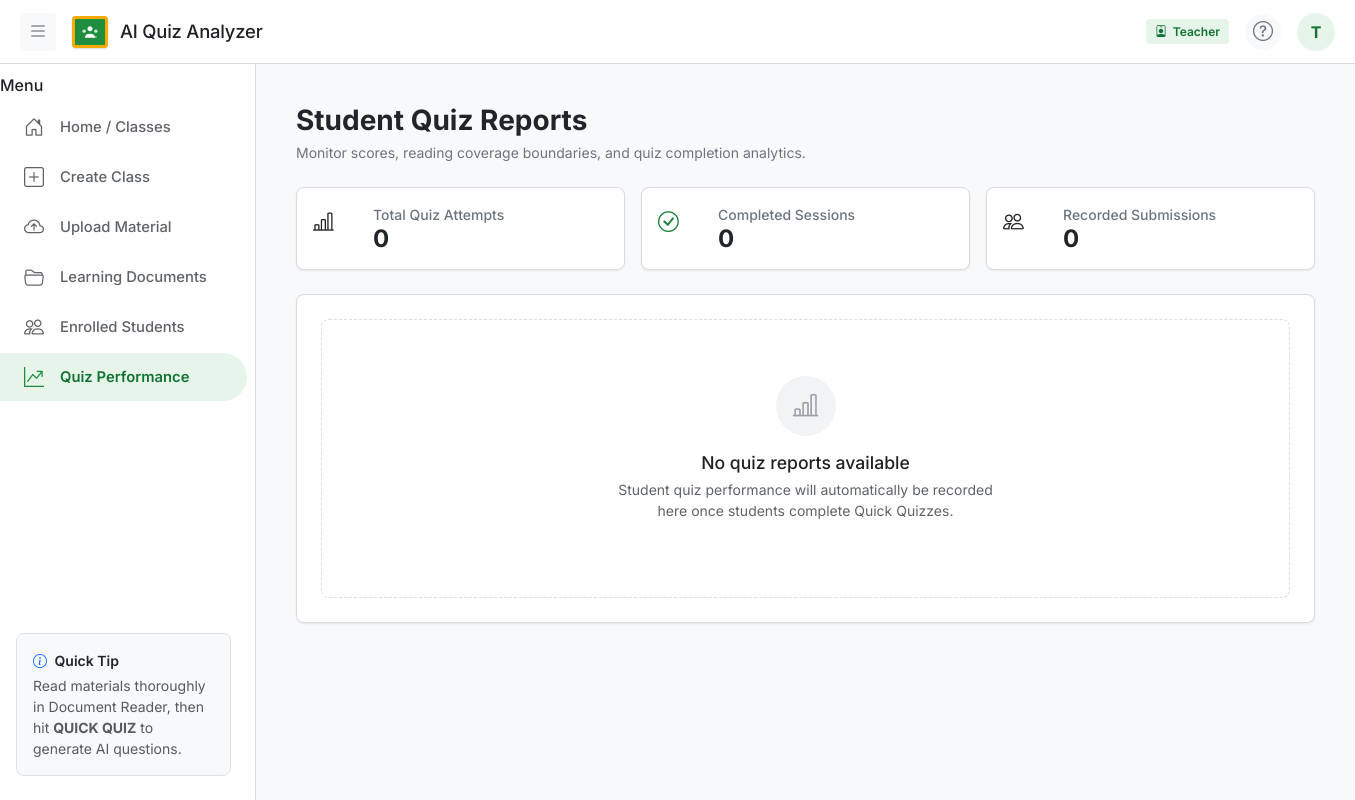
/teacher/reports/ (signed in), run on an earlier commit of the app's database.
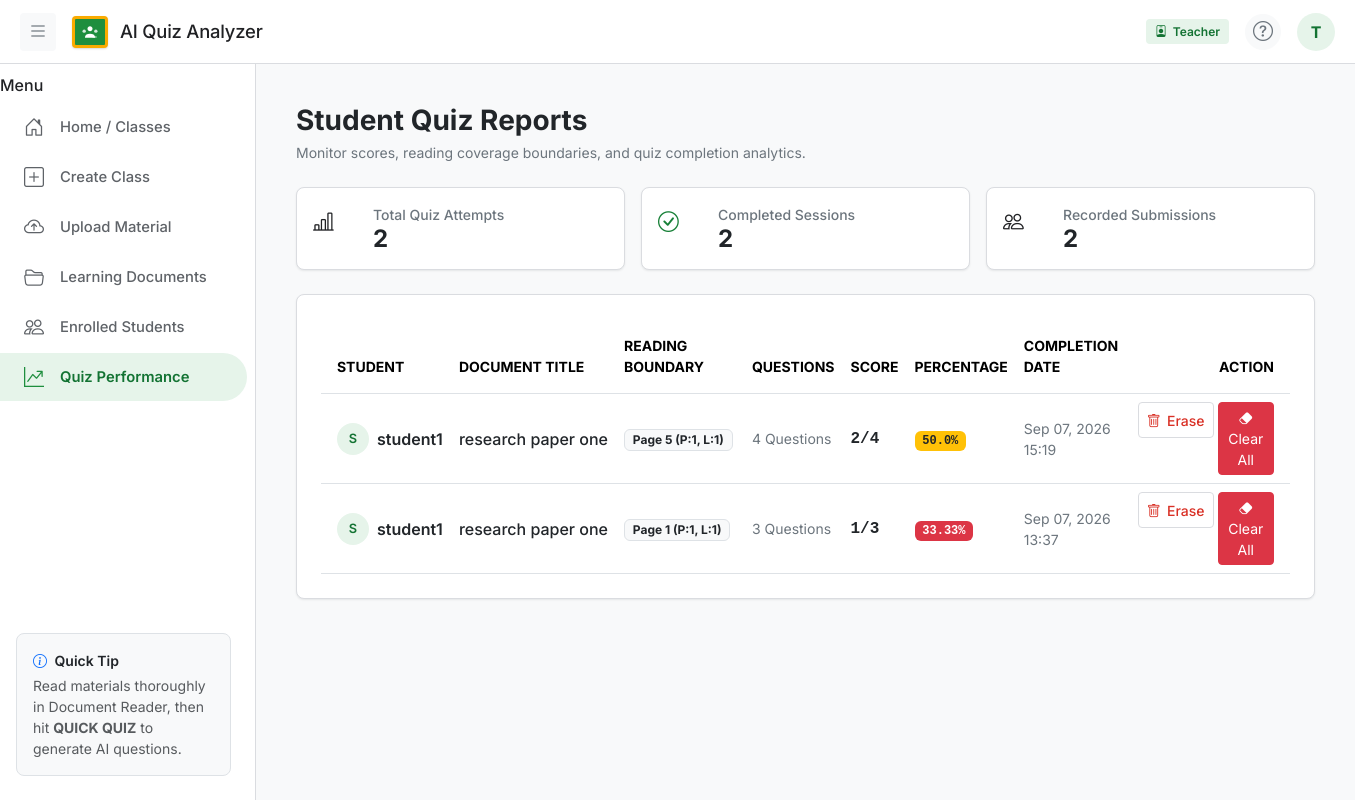
And on a later commit of the database.
### quiz_app/models.py (models this page shows, shortened)
class User(AbstractUser):
    ROLE_CHOICES = (
        ('TEACHER', 'Teacher'),
        ('STUDENT', 'Student'),
    )
    role = models.CharField(max_length=10, choices=ROLE_CHOICES, default='STUDENT')
    @property
    def is_teacher(self):
        return self.role == 'TEACHER'
    @property
    def is_student(self):
        return self.role == 'STUDENT'

class QuizAttempt(models.Model):
    STATUS_CHOICES = (
        ('IN_PROGRESS', 'In Progress'),
        ('COMPLETED', 'Completed'),
    )
    student = models.ForeignKey(User, on_delete=models.CASCADE, related_name='quiz_attempts')
    document = models.ForeignKey(Document, on_delete=models.CASCADE, related_name='quiz_attempts')
    confirmed_page = models.IntegerField()
    confirmed_paragraph = models.IntegerField(default=1)
    confirmed_line = models.IntegerField(default=1)
    started_at = models.DateTimeField(auto_now_add=True)
    completed_at = models.DateTimeField(null=True, blank=True)
    questions_attempted = models.IntegerField(default=0)
    correct_answers = models.IntegerField(default=0)
    wrong_answers = models.IntegerField(default=0)
    score = models.CharField(max_length=20, default='0/0')
    percentage = models.FloatField(default=0.0)
    status = models.CharField(max_length=20, choices=STATUS_CHOICES, default='IN_PROGRESS')
    class Meta:
        ordering = ['-started_at']

class Document(models.Model):
    FILE_TYPE_CHOICES = (
        ('PDF', 'PDF Document'),
        ('PPT', 'PPT Presentation'),
        ('PPTX', 'PPTX Presentation'),
    )
    STATUS_CHOICES = (
        ('PENDING', 'Pending Processing'),
        ('PROCESSING', 'Processing'),
        ('COMPLETED', 'AI Analysis Completed'),
        ('FAILED', 'Processing Failed'),
    )
    classroom = models.ForeignKey(ClassRoom, on_delete=models.CASCADE, related_name='documents')
    title = models.CharField(max_length=255)
    file = models.FileField(upload_to='documents/', null=True, blank=True)
    file_type = models.CharField(max_length=10, choices=FILE_TYPE_CHOICES, default='PDF')
    total_pages = models.IntegerField(default=0)
    upload_date = models.DateTimeField(auto_now_add=True)
    processing_status = models.CharField(max_length=20, choices=STATUS_CHOICES, default='PENDING')

### quiz_app/views.py (the view)
# urls.py: path('teacher/reports/', views.teacher_reports, name='teacher_reports'),
@login_required
def teacher_reports(request):
    if not request.user.is_teacher:
        return redirect('student_dashboard')
    attempts = QuizAttempt.objects.filter(
        document__classroom__teacher=request.user,
        student__role='STUDENT',
        status='COMPLETED'
    ).select_related('student', 'document').order_by('-completed_at')
    return render(request, 'teacher/teacher_reports.html', {'attempts': attempts})

### templates/teacher/teacher_reports.html (shortened to what this page needs)
{% extends 'base.html' %}
{% block content %}
<div class="py-2">
    <div class="d-flex flex-wrap justify-content-between align-items-center gap-3 mb-4">
        <div>
            <h3 class="fw-bold text-dark mb-1">Student Quiz Reports</h3>
            <p class="text-secondary small mb-0">Monitor scores, reading coverage boundaries, and quiz completion analytics.</p>
        </div>
    </div>
    <div class="row g-3 mb-4">
        <div class="col-md-4">
            <div class="gc-card p-3 d-flex align-items-center gap-3">
                <div class="gc-brand-icon" style="width: 44px; height: 44px; font-size: 1.3rem;">
                    <i class="bi bi-bar-chart-line"></i>
                </div>
                <div>
                    <span class="small text-secondary fw-medium d-block">Total Quiz Attempts</span>
                    <h4 class="fw-bold text-dark mb-0">{{ attempts.count }}</h4>
                </div>
            </div>
        </div>
        <div class="col-md-4">
            <div class="gc-card p-3 d-flex align-items-center gap-3">
                <div class="gc-brand-icon" style="width: 44px; height: 44px; font-size: 1.3rem; background: var(--gc-success-bg); color: var(--gc-success);">
                    <i class="bi bi-check-circle"></i>
                </div>
                <div>
                    <span class="small text-secondary fw-medium d-block">Completed Sessions</span>
                    <h4 class="fw-bold text-dark mb-0">{{ attempts.count }}</h4>
                </div>
            </div>
        </div>
        <div class="col-md-4">
            <div class="gc-card p-3 d-flex align-items-center gap-3">
                <div class="gc-brand-icon" style="width: 44px; height: 44px; font-size: 1.3rem; background: var(--gc-warning-bg); color: var(--gc-warning);">
                    <i class="bi bi-people"></i>
                </div>
                <div>
                    <span class="small text-secondary fw-medium d-block">Recorded Submissions</span>
                    <h4 class="fw-bold text-dark mb-0">{{ attempts.count }}</h4>
                </div>
            </div>
        </div>
    </div>
    <div class="gc-card p-4">
        {% if attempts %}
            <div class="table-responsive">
                <table class="table table-hover align-middle mb-0">
                    <thead class="bg-light text-secondary small text-uppercase">
                        <tr>
                            <th class="ps-3 py-3">Student</th>
                            <th class="py-3">Document Title</th>
                            <th class="py-3">Reading Boundary</th>
                            <th class="py-3">Questions</th>
                            <th class="py-3">Score</th>
                            <th class="py-3">Percentage</th>
                            <th class="py-3">Completion Date</th>
                            <th class="pe-3 py-3 text-end">Action</th>
                        </tr>
                    </thead>
                    <tbody>
                        {% for attempt in attempts %}
                        <tr>
                            <td class="ps-3 py-3">
                                <div class="d-flex align-items-center gap-2">
                                    <div class="gc-avatar" style="width: 32px; height: 32px; font-size: 0.8rem;">
                                        {{ attempt.student.username|first|upper }}
                                    </div>
                                    <span class="fw-semibold text-dark">{{ attempt.student.username }}</span>
                                </div>
                            </td>
                            <td class="fw-medium text-dark text-truncate" style="max-width: 180px;">{{ attempt.document.title }}</td>
                            <td>
                                <span class="badge bg-light text-dark border small">
                                    Page {{ attempt.confirmed_page }} (P:{{ attempt.confirmed_paragraph }}, L:{{ attempt.confirmed_line }})
                                </span>
                            </td>
                            <td class="small text-secondary">{{ attempt.questions_attempted }} Questions</td>
                            <td class="fw-bold text-dark font-monospace">{{ attempt.score }}</td>
                            <td>
                                {% if attempt.percentage >= 75 %}
                                    <span class="badge bg-success font-monospace px-2.5 py-1">{{ attempt.percentage }}%</span>
                                {% elif attempt.percentage >= 50 %}
                                    <span class="badge bg-warning text-dark font-monospace px-2.5 py-1">{{ attempt.percentage }}%</span>
                                {% else %}
                                    <span class="badge bg-danger font-monospace px-2.5 py-1">{{ attempt.percentage }}%</span>
                                {% endif %}
                            </td>
                            <td class="text-secondary small">{{ attempt.completed_at|date:"M d, Y H:i" }}</td>
                            <td class="pe-3 text-end">
                                <div class="d-flex justify-content-end gap-1">
                                    <form method="post" action="{% url 'delete_quiz_attempt' attempt.id %}" class="d-inline" onsubmit="return confirm('Erase this attempt by {{ attempt.student.username }} on {{ attempt.document.title }}?');">
                                        <button type="submit" class="btn-gc-danger btn-sm py-1 px-2" title="Erase Attempt">
                                            <i class="bi bi-trash"></i> Erase
                                        </button>
                                    </form>
                                    <form method="post" action="{% url 'clear_student_attempts' attempt.student.id %}" class="d-inline" onsubmit="return confirm('Erase ALL quiz attempts done by student {{ attempt.student.username }}?');">
                                        <button type="submit" class="btn btn-sm btn-danger py-1 px-2" title="Erase All Attempts for this Student" style="border-radius: var(--gc-radius-sm);">
                                            <i class="bi bi-eraser-fill"></i> Clear All
                                        </button>
                                    </form>
                                </div>
                            </td>
                        </tr>
                        {% endfor %}
                    </tbody>
                </table>
            </div>
        {% else %}
            {% include 'components/empty_state.html' with icon_class="bi-bar-chart-line" title="No quiz reports available" description="Student quiz performance will automatically be recorded here once students complete Quick Quizzes." %}
        {% endif %}
    </div>
</div>
{% endblock %}

### templates/base.html (shortened to what this page needs)
{% load static %}
<!DOCTYPE html>
<html lang="en">
<head>
    <link href="https://cdn.jsdelivr.net/npm/bootstrap@5.3.2/dist/css/bootstrap.min.css" rel="stylesheet">
    <link rel="stylesheet" href="https://cdn.jsdelivr.net/npm/bootstrap-icons@1.11.3/font/bootstrap-icons.min.css">
    <link rel="stylesheet" href="{% static 'css/classroom.css' %}">
</head>
<body>
    {% include 'components/topbar.html' %}
    <div class="gc-layout">
        {% include 'components/sidebar.html' %}
        <main class="gc-main">
            {% block content %}{% endblock %}
        </main>
    </div>
</body>
</html>

### templates/components/topbar.html (shortened to what this page needs)
<header class="gc-header">
    <div class="d-flex align-items-center gap-3">
        {% if user.is_authenticated %}
        <button class="btn btn-light btn-sm border-0 text-secondary fs-5 p-1 px-2" type="button" onclick="toggleSidebar()" aria-label="Toggle Navigation">
            <i class="bi bi-list"></i>
        </button>
        {% endif %}
        <a class="gc-brand" href="{% url 'dashboard' %}">
            <div class="gc-chalkboard-logo">
            </div>
            <span class="gc-brand-title">AI Quiz Analyzer</span>
        </a>
    </div>
    {% if user.is_authenticated %}
    <div class="d-flex align-items-center gap-3">
        <span class="badge-gc-role {% if user.is_teacher %}badge-gc-teacher{% else %}badge-gc-student{% endif %} d-none d-md-inline-flex">
            <i class="bi {% if user.is_teacher %}bi-person-badge{% else %}bi-backpack{% endif %}"></i>
            {{ user.get_role_display }}
        </span>
        <button class="btn btn-light rounded-circle text-secondary p-1 d-none d-sm-flex align-items-center justify-content-center" style="width: 36px; height: 36px;" title="Help & Info" data-bs-toggle="modal" data-bs-target="#helpModal">
            <i class="bi bi-question-circle fs-5"></i>
        </button>
        <div class="dropdown">
            <button class="btn btn-light border-0 p-1 rounded-circle d-flex align-items-center justify-content-center" type="button" id="userMenuDropdown" data-bs-toggle="dropdown" aria-expanded="false" style="width: 38px; height: 38px; background: var(--gc-primary-light); color: var(--gc-primary-dark);">
                <span class="fw-bold fs-6">{{ user.username|first|upper }}</span>
            </button>
        </div>
    </div>
    {% endif %}
</header>

### templates/components/sidebar.html (shortened to what this page needs)
{% if user.is_authenticated %}
<aside class="gc-sidebar" id="appSidebar">
    <div>
        <div class="gc-nav-group">
            <h6 class="gc-nav-title">Menu</h6>
            <a href="{% url 'dashboard' %}" class="gc-nav-link ">
                <i class="bi bi-house-door"></i>
                <span>Home / Classes</span>
            </a>
            {% if user.is_teacher %}
            <a href="{% url 'create_class' %}" class="gc-nav-link {% if request.resolver_match.url_name == 'create_class' %}active{% endif %}">
                <i class="bi bi-plus-square"></i>
                <span>Create Class</span>
            </a>
            <a href="{% url 'upload_document' %}" class="gc-nav-link {% if request.resolver_match.url_name == 'upload_document' or request.resolver_match.url_name == 'upload_document_class' %}active{% endif %}">
                <i class="bi bi-cloud-arrow-up"></i>
                <span>Upload Material</span>
            </a>
            <a href="{% url 'teacher_document_list' %}" class="gc-nav-link {% if request.resolver_match.url_name == 'teacher_document_list' %}active{% endif %}">
                <i class="bi bi-folder2-open"></i>
                <span>Learning Documents</span>
            </a>
            <a href="{% url 'teacher_student_list' %}" class="gc-nav-link {% if request.resolver_match.url_name == 'teacher_student_list' %}active{% endif %}">
                <i class="bi bi-people"></i>
                <span>Enrolled Students</span>
            </a>
            <a href="{% url 'teacher_reports' %}" class="gc-nav-link {% if request.resolver_match.url_name == 'teacher_reports' %}active{% endif %}">
                <i class="bi bi-graph-up-arrow"></i>
                <span>Quiz Performance</span>
            </a>
            {% else %}
            <a href="{% url 'quiz_history' %}" class="gc-nav-link {% if request.resolver_match.url_name == 'quiz_history' %}active{% endif %}">
                <i class="bi bi-clock-history"></i>
                <span>Quiz Attempt History</span>
            </a>
            {% endif %}
        </div>
    </div>
    <div class="px-3">
        <div class="p-3 bg-light rounded-3 border text-muted small">
            <div class="fw-semibold text-dark mb-1"><i class="bi bi-info-circle text-primary me-1"></i> Quick Tip</div>
            Read materials thoroughly in Document Reader, then hit <strong>QUICK QUIZ</strong> to generate AI questions.
        </div>
    </div>
</aside>
{% endif %}

### templates/components/empty_state.html (shortened to what this page needs)
<div class="gc-empty-state">
    <div class="gc-empty-icon">
        <i class="bi {{ icon_class|default:'bi-folder-x' }}"></i>
    </div>
    <h5 class="gc-empty-title">{{ title }}</h5>
    <p class="gc-empty-desc">{{ description }}</p>
</div>

What changed in the data, as far as the page shows it:
added QuizAttempt: student.username|first "S", student.username "student1", document "research paper one", confirmed_page "5", confirmed_paragraph "1", confirmed_line "1", questions_attempted "4", score "2/4", percentage "50.0", completed_at "Sep 07, 2026 15:19"
added QuizAttempt: student.username|first "S", student.username "student1", document "research paper one", confirmed_page "1", confirmed_paragraph "1", confirmed_line "1", questions_attempted "3", score "1/3", percentage "33.33", completed_at "Sep 07, 2026 13:37"
Also different on the page:
{{ attempts.count }}: "0" → "2"
{{ title }}: "No quiz reports available" → (not shown)
{{ description }}: "Student quiz performance will automatically be recorded here once students complete Quick Quizzes." → (not shown)
text now shown: "STUDENT DOCUMENT TITLE READING BOUNDARY QUESTIONS SCORE PERCENTAGE COMPLETION DATE ACTION"
